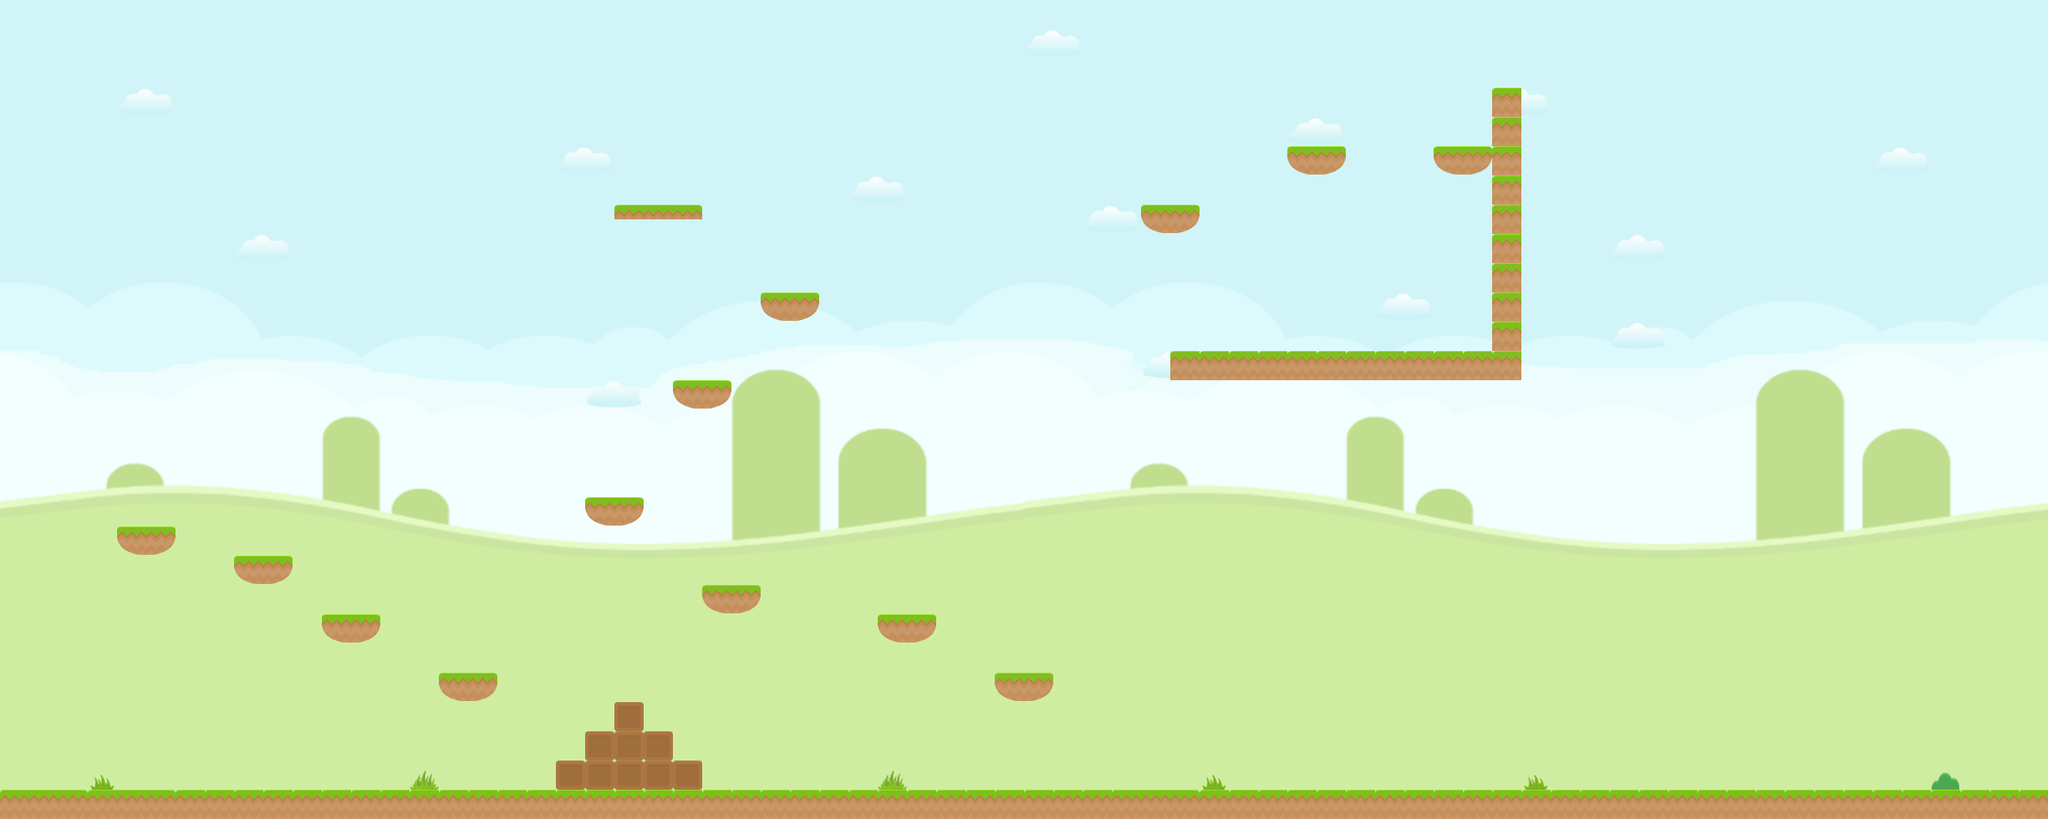

A level layout from a 2D game, rendered from its tile map. Below: a short description, then the map file with tile-grid data replaced by summaries:
An orthogonal 70x28 tile map with 32x32 px tiles, 1 tile layer (Слой тайлов 1), 2 tilesets, 1 image layer and 72 objects.

<map version="1.5" tiledversion="1.5.0" orientation="orthogonal" renderorder="right-down" width="70" height="28" tilewidth="32" tileheight="32" infinite="0" nextlayerid="4" nextobjectid="83">
 <tileset firstgid="1" name="platform-tileset" tilewidth="32" tileheight="32" tilecount="18" columns="6">
  <image source="platform-tileset.png" width="192" height="96" />
 </tileset>
 <tileset firstgid="19" name="object-tileset" tilewidth="32" tileheight="32" tilecount="7" columns="7">
  <image source="object-tileset.png" width="224" height="32" />
  <tile id="0">
   <properties>
    <property name="name" value="Coin" />
   </properties>
  </tile>
  <tile id="1">
   <properties>
    <property name="name" value="Flag" />
   </properties>
  </tile>
  <tile id="2">
   <properties>
    <property name="name" value="Timer" />
   </properties>
  </tile>
  <tile id="3">
   <properties>
    <property name="name" value="Springboard" />
   </properties>
  </tile>
  <tile id="4">
   <properties>
    <property name="name" value="Platform" />
   </properties>
  </tile>
  <tile id="5">
   <properties>
    <property name="color" value="red" />
    <property name="name" value="Key" />
   </properties>
  </tile>
  <tile id="6">
   <properties>
    <property name="color" value="red" />
    <property name="name" value="Lock" />
   </properties>
  </tile>
 </tileset>
 <imagelayer id="2" name="Слой изображений 1">
  <image source="background.png" width="2240" height="896" />
 </imagelayer>
 <objectgroup id="3" name="Слой объектов 1">
  <object id="1" x="96" y="800" width="32" height="32">
   <properties>
    <property name="name" value="Start" />
   </properties>
  </object>
  <object id="2" x="0" y="864" width="2240" height="32">
   <properties>
    <property name="name" value="Solid" />
   </properties>
  </object>
  <object id="5" x="640" y="544" width="64" height="32">
   <properties>
    <property name="name" value="Solid" />
   </properties>
  </object>
  <object id="6" x="768" y="640" width="64" height="32">
   <properties>
    <property name="name" value="Solid" />
   </properties>
  </object>
  <object id="8" x="480" y="736" width="64" height="32">
   <properties>
    <property name="name" value="Solid" />
   </properties>
  </object>
  <object id="9" x="736" y="416" width="64" height="32">
   <properties>
    <property name="name" value="Solid" />
   </properties>
  </object>
  <object id="10" x="352" y="672" width="64" height="32">
   <properties>
    <property name="name" value="Solid" />
   </properties>
  </object>
  <object id="11" x="256" y="608" width="64" height="32">
   <properties>
    <property name="name" value="Solid" />
   </properties>
  </object>
  <object id="12" x="832" y="320" width="64" height="32">
   <properties>
    <property name="name" value="Solid" />
   </properties>
  </object>
  <object id="13" x="672" y="224" width="96" height="32">
   <properties>
    <property name="name" value="Solid" />
   </properties>
  </object>
  <object id="16" x="960" y="672" width="64" height="32">
   <properties>
    <property name="name" value="Solid" />
   </properties>
  </object>
  <object id="18" x="1088" y="736" width="64" height="32">
   <properties>
    <property name="name" value="Solid" />
   </properties>
  </object>
  <object id="19" x="672" y="768" width="32" height="32">
   <properties>
    <property name="name" value="Solid" />
   </properties>
  </object>
  <object id="20" x="640" y="800" width="96" height="32">
   <properties>
    <property name="name" value="Solid" />
   </properties>
  </object>
  <object id="21" x="608" y="832" width="160" height="32">
   <properties>
    <property name="name" value="Solid" />
   </properties>
  </object>
  <object id="22" gid="22" x="32" y="864" width="32" height="32" />
  <object id="23" gid="21" x="1104" y="709" width="32" height="32" />
  <object id="24" gid="19" x="864" y="288" width="32" height="32" />
  <object id="25" gid="19" x="813" y="288" width="32" height="32" />
  <object id="26" gid="19" x="759" y="395" width="32" height="32" />
  <object id="27" gid="19" x="666" y="531" width="32" height="32" />
  <object id="28" gid="19" x="509" y="706" width="32" height="32" />
  <object id="29" gid="19" x="478" y="705" width="32" height="32" />
  <object id="30" gid="19" x="384" y="637" width="32" height="32" />
  <object id="31" gid="19" x="357" y="592" width="32" height="32" />
  <object id="32" gid="19" x="306" y="557" width="32" height="32" />
  <object id="33" gid="19" x="271" y="586" width="32" height="32" />
  <object id="34" gid="19" x="764" y="621" width="32" height="32" />
  <object id="35" gid="19" x="800" y="617" width="32" height="32" />
  <object id="36" gid="19" x="973" y="651" width="32" height="32" />
  <object id="37" gid="19" x="977" y="593" width="32" height="32" />
  <object id="38" gid="19" x="978" y="543" width="32" height="32" />
  <object id="39" gid="19" x="380" y="819" width="32" height="32" />
  <object id="40" gid="19" x="321" y="818" width="32" height="32" />
  <object id="41" gid="24" x="1581" y="131" width="32" height="32" />
  <object id="42" gid="25" x="1760" y="864" width="32" height="32" />
  <object id="43" gid="25" x="1760" y="832" width="32" height="32" />
  <object id="44" gid="25" x="1760" y="800" width="32" height="32" />
  <object id="45" gid="25" x="1760" y="768" width="32" height="32" />
  <object id="46" gid="25" x="1760" y="736" width="32" height="32" />
  <object id="47" gid="25" x="1760" y="704" width="32" height="32" />
  <object id="48" gid="25" x="1760" y="672" width="32" height="32" />
  <object id="49" gid="25" x="1792" y="672" width="32" height="32" />
  <object id="50" gid="25" x="1824" y="672" width="32" height="32" />
  <object id="51" gid="25" x="1856" y="672" width="32" height="32" />
  <object id="52" gid="25" x="1888" y="672" width="32" height="32" />
  <object id="53" gid="25" x="1920" y="672" width="32" height="32" />
  <object id="54" gid="25" x="1952" y="672" width="32" height="32" />
  <object id="55" gid="25" x="1984" y="672" width="32" height="32" />
  <object id="56" gid="25" x="2016" y="672" width="32" height="32" />
  <object id="57" gid="25" x="2048" y="672" width="32" height="32" />
  <object id="58" gid="25" x="2080" y="672" width="32" height="32" />
  <object id="59" gid="25" x="2112" y="672" width="32" height="32" />
  <object id="60" gid="25" x="2144" y="672" width="32" height="32" />
  <object id="61" gid="25" x="2176" y="672" width="32" height="32" />
  <object id="62" gid="25" x="2208" y="672" width="32" height="32" />
  <object id="63" gid="20" x="2016" y="864" width="32" height="32" />
  <object id="64" gid="23" x="896" y="256" width="32" height="32" />
  <object id="65" gid="23" x="928" y="256" width="32" height="32" />
  <object id="66" gid="23" x="960" y="256" width="32" height="32" />
  <object id="67" gid="23" x="992" y="256" width="32" height="32" />
  <object id="68" gid="23" x="1024" y="256" width="32" height="32" />
  <object id="69" gid="23" x="1056" y="256" width="32" height="32" />
  <object id="70" gid="23" x="1088" y="256" width="32" height="32" />
  <object id="71" gid="23" x="1120" y="256" width="32" height="32" />
  <object id="72" gid="21" x="704" y="182" width="32" height="32" />
  <object id="73" x="1248" y="224" width="64" height="32">
   <properties>
    <property name="name" value="Solid" />
   </properties>
  </object>
  <object id="74" x="1408" y="160" width="64" height="32">
   <properties>
    <property name="name" value="Solid" />
   </properties>
  </object>
  <object id="75" x="1568" y="160" width="64" height="32">
   <properties>
    <property name="name" value="Solid" />
   </properties>
  </object>
  </objectgroup>
 <layer id="1" name="Слой тайлов 1" width="70" height="28">
  <data>[1960 cells, 161 non-empty, 14 distinct tile ids]</data>
 </layer>
</map>
<!-- 3 of 72 objects omitted -->
